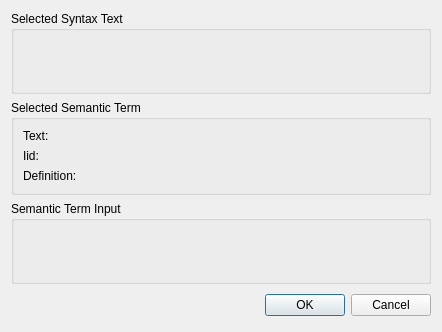
<?xml version="1.0" encoding="UTF-8"?>
<ui version="4.0">
 <class>AddMap</class>
 <widget class="QDialog" name="AddMap">
  <property name="geometry">
   <rect>
    <x>0</x>
    <y>0</y>
    <width>442</width>
    <height>332</height>
   </rect>
  </property>
  <property name="windowTitle">
   <string>Add Map</string>
  </property>
  <layout class="QVBoxLayout" name="verticalLayout">
   <item>
    <widget class="QGroupBox" name="groupBox">
     <property name="title">
      <string>Selected Syntax Text</string>
     </property>
     <layout class="QHBoxLayout" name="horizontalLayout">
      <item>
       <widget class="QLabel" name="lableSelectedText">
        <property name="text">
         <string/>
        </property>
       </widget>
      </item>
     </layout>
    </widget>
   </item>
   <item>
    <widget class="QGroupBox" name="groupBox">
     <property name="title">
      <string>Selected Semantic Term</string>
     </property>
     <layout class="QHBoxLayout" name="horizontalLayout_2">
      <item>
       <layout class="QGridLayout" name="gridLayout">
        <item row="0" column="0">
         <widget class="QLabel" name="label">
          <property name="text">
           <string>Text:       </string>
          </property>
         </widget>
        </item>
        <item row="0" column="1">
         <widget class="QLabel" name="labelText">
          <property name="text">
           <string/>
          </property>
         </widget>
        </item>
        <item row="1" column="0">
         <widget class="QLabel" name="label_2">
          <property name="text">
           <string>Iid:</string>
          </property>
         </widget>
        </item>
        <item row="1" column="1">
         <widget class="QLabel" name="labelIid">
          <property name="text">
           <string/>
          </property>
         </widget>
        </item>
        <item row="2" column="0">
         <widget class="QLabel" name="label_3">
          <property name="sizePolicy">
           <sizepolicy hsizetype="Fixed" vsizetype="Preferred">
            <horstretch>0</horstretch>
            <verstretch>0</verstretch>
           </sizepolicy>
          </property>
          <property name="text">
           <string>Definition:</string>
          </property>
         </widget>
        </item>
        <item row="2" column="1">
         <widget class="QLabel" name="labelDefinition">
          <property name="text">
           <string/>
          </property>
         </widget>
        </item>
       </layout>
      </item>
     </layout>
    </widget>
   </item>
   <item>
    <widget class="QGroupBox" name="groupBox_2">
     <property name="title">
      <string>Semantic Term Input</string>
     </property>
     <layout class="QHBoxLayout" name="horizontalLayout_5"/>
    </widget>
   </item>
   <item>
    <layout class="QHBoxLayout">
     <property name="spacing">
      <number>6</number>
     </property>
     <property name="margin">
      <number>0</number>
     </property>
     <item>
      <spacer>
       <property name="orientation">
        <enum>Qt::Horizontal</enum>
       </property>
       <property name="sizeHint" stdset="0">
        <size>
         <width>131</width>
         <height>31</height>
        </size>
       </property>
      </spacer>
     </item>
     <item>
      <widget class="QPushButton" name="okButton">
       <property name="text">
        <string>OK</string>
       </property>
      </widget>
     </item>
     <item>
      <widget class="QPushButton" name="cancelButton">
       <property name="text">
        <string>Cancel</string>
       </property>
      </widget>
     </item>
    </layout>
   </item>
  </layout>
 </widget>
 <resources/>
 <connections>
  <connection>
   <sender>okButton</sender>
   <signal>clicked()</signal>
   <receiver>AddMap</receiver>
   <slot>accept()</slot>
   <hints>
    <hint type="sourcelabel">
     <x>278</x>
     <y>253</y>
    </hint>
    <hint type="destinationlabel">
     <x>96</x>
     <y>254</y>
    </hint>
   </hints>
  </connection>
  <connection>
   <sender>cancelButton</sender>
   <signal>clicked()</signal>
   <receiver>AddMap</receiver>
   <slot>reject()</slot>
   <hints>
    <hint type="sourcelabel">
     <x>369</x>
     <y>253</y>
    </hint>
    <hint type="destinationlabel">
     <x>179</x>
     <y>282</y>
    </hint>
   </hints>
  </connection>
 </connections>
</ui>
